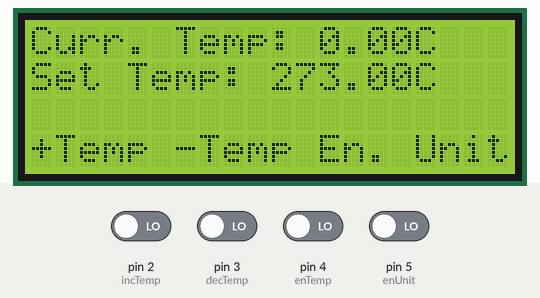
A sketch run on a simulated Arduino Uno, built with avr-gcc and run on an emulated ATmega328P. On the bench: 20×4 character LCD. The test bench sets the inputs (shaded band); at power-on: pin 2 (incTemp), pin 3 (decTemp), pin 4 (enTemp), pin 5 (enUnit) LOW. No radio packets arrive unless stated; what the sketch prints to the serial monitor is not drawn.

Above: at 1.2 s.
1.3 s: pin 5 (enUnit) driven HIGH
At 1.86 s:
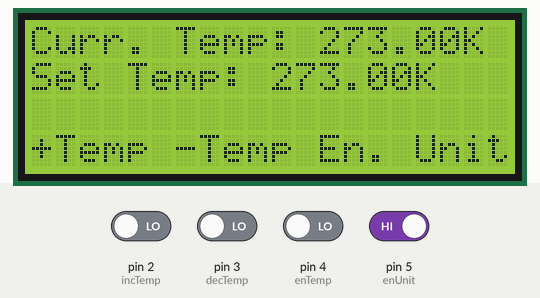
4.2 s: pin 4 (enTemp) driven HIGH
At 6.45 s:
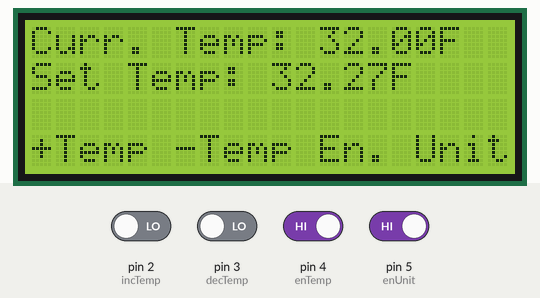
6.8 s: pin 2 (incTemp) driven HIGH
At 7.9 s:
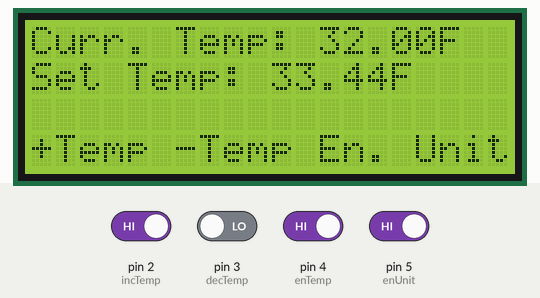
9.0 s: pin 3 (decTemp) driven HIGH
At 9.83 s:
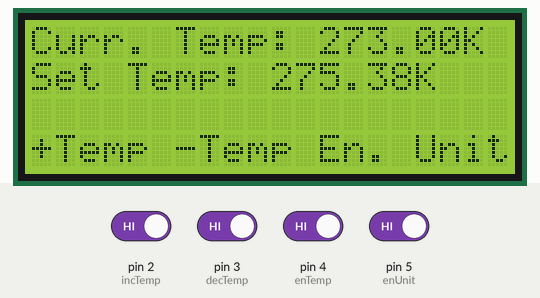
11.2 s: pin 2 (incTemp) driven LOW
At 12.25 s:
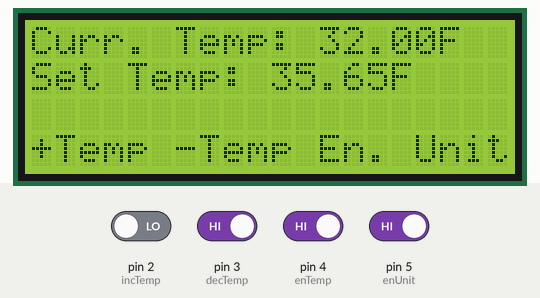
13.6 s: pin 3 (decTemp) driven LOW
At 14.66 s:
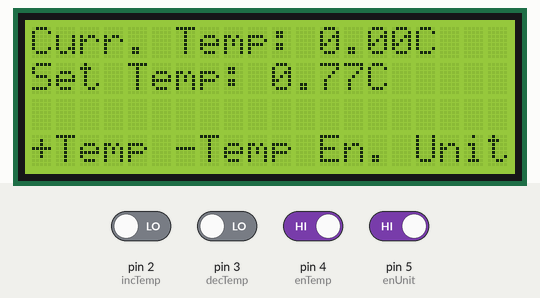
Timing chart, 0 to 16.6 s (numbered marks = the images above; inputs shaded):
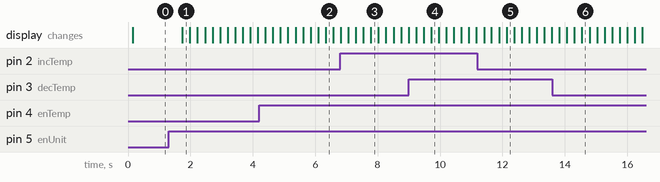

Measured:
- after the input at 1.3 s, the display: changes after 0.44 s (image 1)

The sketch:

Wireless_Controller.ino
```cpp
#include <SPI.h>
#include <nRF24L01.h>
#include <RF24.h>
#include <LiquidCrystal_I2C.h>
#include <Wire.h>
RF24 radio(7, 8); // CE, CSN Pins
const uint64_t sendAddress = 0xF0F0F0F0E1FF;
const uint64_t receiveAddress = 0xF0F0F0F0E1LL;

LiquidCrystal_I2C lcd(0x27, 2, 1, 0, 4, 5, 6, 7, 3, POSITIVE);
const int incTemp = 2;
const int decTemp = 3;
const int enTemp = 4;
const int enUnit = 5;
int incTempState = 0;
int decTempState = 0;
int enTempState = 0;
int unitState = 0;
double currTemp = 273;
double currTemp2 = 273;
double cTemp = currTemp;
double desTemp = 273;
double dTemp = desTemp;
int cUnit = 0;
String tUnit [3] = {"C   ", "K   ", "F   "};

void setup() {
  Serial.begin(9600);
  lcd.begin(20,4);
  pinMode(incTemp, INPUT);
  pinMode(decTemp, INPUT);
  pinMode(enTemp, INPUT);
  pinMode(enUnit, INPUT);
  radio.begin();
  radio.openWritingPipe(sendAddress); // 00002
  radio.openReadingPipe(1, receiveAddress); // 00001
  radio.setPALevel(RF24_PA_MAX);
  radio.setDataRate(RF24_250KBPS);
  radio.setChannel(108);
}

void loop() {
  incTempState = digitalRead(incTemp);
  decTempState = digitalRead(decTemp);
  enTempState = digitalRead(enTemp);
  unitState = digitalRead(enUnit);

  double dcTemp = desTemp - 273;
  double dkTemp = desTemp;
  double dfTemp = ((desTemp - 273) * 9 / 5) + 32;
  double ccTemp = currTemp2 - 273;
  double ckTemp = currTemp2;
  double cfTemp = ((currTemp2 - 273) * 9 / 5) + 32;

  radio.stopListening();
  radio.write(&desTemp, sizeof(desTemp));
  delay(30);
  radio.startListening();
  radio.read(&currTemp, sizeof(currTemp));
  if(currTemp2 != currTemp && currTemp != 0){
    currTemp2 = currTemp;
  }
  if(cUnit > 2){
      cUnit = 0;
    }
  if(cUnit == 0){
    cTemp = ccTemp;
  }
  else if(cUnit == 1){
    cTemp = ckTemp;
  }
  else if(cUnit == 2){
    cTemp = cfTemp;
  }

  Serial.print("desTemp: ");
   Serial.println(desTemp);
  Serial.print("currTemp: ");
  Serial.println(currTemp);

  lcd.setCursor(0, 0);
  lcd.print("Curr. Temp: ");
  lcd.print(cTemp);
  lcd.print(tUnit[cUnit]);
  lcd.setCursor(0, 1);
  lcd.print("Set Temp: ");
  lcd.print(dTemp);
  lcd.print(tUnit[cUnit]);
  lcd.setCursor(0, 2);
  lcd.setCursor(0, 3);
  lcd.print("+Temp -Temp En. Unit");

  if(incTempState == HIGH){
    dTemp = dTemp + 0.5;
  }
  if(decTempState == HIGH){
    dTemp = dTemp - 0.5;
  }
  if(enTempState == HIGH){
    if(cUnit == 0){
      desTemp = dTemp;
      desTemp = desTemp + 273;
    }
    else if(cUnit == 1){
      desTemp = dTemp;
    }
    else{
      desTemp = dTemp;
      desTemp = ((dTemp - 32) * 5 / 9) + 273.15;
    }
  }
  if(unitState == HIGH){
    cUnit++;
    if(cUnit > 2){
      cUnit = 0;
    }
    if(cUnit == 0){
      cTemp = ccTemp;
      dTemp = dcTemp;
    }
    else if(cUnit == 1){
      cTemp = ckTemp;
      dTemp = dkTemp;
    }
    else if(cUnit == 2){
      cTemp = cfTemp;
      dTemp = dfTemp;
    }
    delay(50);
  }
  delay(100);
}
```
